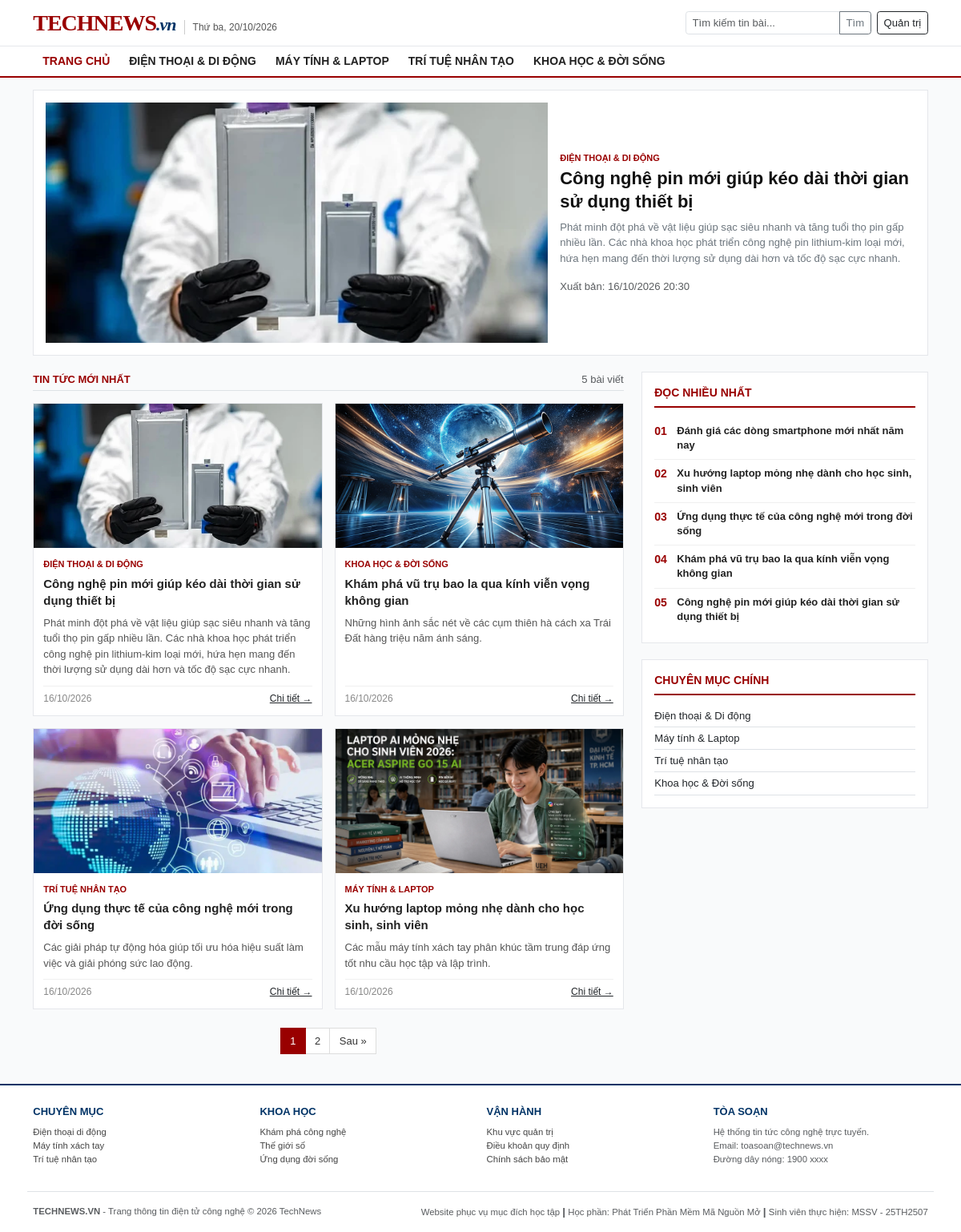
The page / on the database its author committed.
### tables this page shows
CREATE TABLE `categories` (
  `id` int(11) NOT NULL,
  `name` varchar(100) NOT NULL
);

CREATE TABLE `posts` (
  `id` int(11) NOT NULL,
  `category_id` int(11) NOT NULL,
  `title` varchar(255) NOT NULL,
  `summary` text NOT NULL,
  `content` longtext NOT NULL,
  `image` varchar(255) NOT NULL DEFAULT 'default.jpg',
  `created_at` datetime NOT NULL DEFAULT current_timestamp(),
  `views` int(11) NOT NULL DEFAULT 0,
  `status` tinyint(1) NOT NULL DEFAULT 1
);

### index.php (the view, shortened to what this page needs)
<?php
require_once 'db.php';
$weekday_map = ['Chủ nhật', 'Thứ hai', 'Thứ ba', 'Thứ tư', 'Thứ năm', 'Thứ sáu', 'Thứ bảy'];
$today_text = $weekday_map[date('w')] . ', ' . date('d/m/Y');
$search = isset($_GET['search']) ? trim($_GET['search']) : '';
$cat_id = isset($_GET['cat_id']) ? (int)$_GET['cat_id'] : 0;
$where_clause = "";
$limit = 4;
$page = isset($_GET['page']) ? (int)$_GET['page'] : 1;
$sql_count = "SELECT COUNT(*) AS total FROM posts $where_clause";
$res_count = mysqli_query($conn, $sql_count);
$row_count = mysqli_fetch_assoc($res_count);
$total_records = $row_count['total'] ?? 0;
$total_pages = ceil($total_records / $limit);
$offset = ($page - 1) * $limit;
$sql_posts = "SELECT posts.*, categories.name AS cat_name
              FROM posts
              JOIN categories ON posts.category_id = categories.id
              $where_clause
              ORDER BY posts.id DESC
              LIMIT $offset, $limit";
$res_posts = mysqli_query($conn, $sql_posts);
$featured_post = null;
if (empty($search) && $cat_id == 0 && $page == 1) {
    $res_lead = mysqli_query($conn, "SELECT posts.*, categories.name AS cat_name
                                    FROM posts
                                    JOIN categories ON posts.category_id = categories.id
                                    ORDER BY posts.id DESC LIMIT 1");
    $featured_post = mysqli_fetch_assoc($res_lead);
}
$res_cats = mysqli_query($conn, "SELECT * FROM categories ORDER BY id ASC");
$all_cats = [];
if ($res_cats) {
    while ($c = mysqli_fetch_assoc($res_cats)) {
        $all_cats[] = $c;
    }
}
$res_popular = mysqli_query($conn, "SELECT id, title, created_at FROM posts ORDER BY id ASC LIMIT 5");
?>
<!DOCTYPE html>
<html lang="vi">
<head>
    <link href="https://cdn.jsdelivr.net/npm/bootstrap@5.3.0/dist/css/bootstrap.min.css" rel="stylesheet">
    <link href="css/style.css?v=<?= time() ?>" rel="stylesheet">
</head>
<body>
    <div class="main-wrapper">
        <header class="site-header py-2">
            <div class="container d-flex justify-content-between align-items-center">
                <div class="d-flex align-items-baseline">
                    <a href="index.php" class="site-logo">TECHNEWS<span>.vn</span></a>
                    <span class="site-date d-none d-md-inline"><?= $today_text ?></span>
                </div>
                <div class="d-flex align-items-center gap-2">
                    <form action="index.php" method="GET" class="d-flex">
                        <div class="input-group input-group-sm">
                            <input type="text" name="search" class="form-control" placeholder="Tìm kiếm tin bài..." value="<?= htmlspecialchars($search) ?>">
                            <button class="btn btn-outline-secondary" type="submit">Tìm</button>
                        </div>
                    </form>
                    <a href="login.php" class="btn btn-sm btn-outline-dark">Quản trị</a>
                </div>
            </div>
        </header>
        <nav class="category-navbar mb-3">
            <div class="container">
                <ul class="nav">
                    <li class="nav-item">
                        <a class="nav-link <?= ($cat_id == 0) ? 'active' : '' ?>" href="index.php">Trang chủ</a>
                    </li>
                    <?php foreach ($all_cats as $cat): ?>
                        <li class="nav-item">
                            <a class="nav-link <?= ($cat_id == $cat['id']) ? 'active' : '' ?>"
                               href="index.php?cat_id=<?= $cat['id'] ?>"><?= htmlspecialchars($cat['name']) ?></a>
                        </li>
                    <?php endforeach; ?>
                </ul>
            </div>
        </nav>
        <div class="container mb-4">
            <?php if ($featured_post): ?>
                <div class="lead-article">
                    <div class="row g-3">
                        <div class="col-lg-7">
                            <img src="uploads/<?= !empty($featured_post['image']) ? $featured_post['image'] : 'default.jpg' ?>"
                                 class="lead-img" alt="Tiêu điểm" onerror="this.src='uploads/default.jpg'">
                        </div>
                        <div class="col-lg-5 d-flex flex-column justify-content-center">
                            <div class="article-category mb-1"><?= htmlspecialchars($featured_post['cat_name']) ?></div>
                            <h2 class="lead-article-title mb-2">
                                <a href="detail.php?id=<?= $featured_post['id'] ?>">
                                    <?= htmlspecialchars($featured_post['title']) ?>
                                </a>
                            </h2>
                            <p class="text-secondary small mb-3"><?= htmlspecialchars($featured_post['summary']) ?></p>
                            <div class="small text-muted">
                                Xuất bản: <?= date('d/m/Y H:i', strtotime($featured_post['created_at'])) ?>
                            </div>
                        </div>
                    </div>
                </div>
            <?php endif; ?>
            <div class="row g-4">
                <div class="col-lg-8">
                    <div class="d-flex justify-content-between align-items-center border-bottom pb-1 mb-3">
                        <span class="fw-bold text-uppercase" style="color: var(--primary-red); font-size: 13px;">
                            <?= !empty($search) ? 'Kết quả tìm kiếm' : 'Tin tức mới nhất' ?>
                        </span>
                        <span class="text-muted small"><?= $total_records ?> bài viết</span>
                    </div>
                    <div class="row g-3">
                        <?php if ($res_posts && mysqli_num_rows($res_posts) > 0): ?>
                            <?php while ($row = mysqli_fetch_assoc($res_posts)): ?>
                                <div class="col-md-6">
                                    <div class="article-item">
                                        <img src="uploads/<?= !empty($row['image']) ? $row['image'] : 'default.jpg' ?>"
                                             class="article-thumb" alt="Hình ảnh" onerror="this.src='uploads/default.jpg'">
                                        <div class="article-body">
                                            <a href="index.php?cat_id=<?= $row['category_id'] ?>" class="article-category">
                                                <?= htmlspecialchars($row['cat_name']) ?>
                                            </a>
                                            <div class="article-title">
                                                <a href="detail.php?id=<?= $row['id'] ?>">
                                                    <?= htmlspecialchars($row['title']) ?>
                                                </a>
                                            </div>
                                            <div class="article-desc">
                                                <?= htmlspecialchars($row['summary']) ?>
                                            </div>
                                            <div class="article-meta">
                                                <span><?= date('d/m/Y', strtotime($row['created_at'])) ?></span>
                                                <a href="detail.php?id=<?= $row['id'] ?>" class="float-end text-dark">Chi tiết &rarr;</a>
                                            </div>
                                        </div>
                                    </div>
                                </div>
                            <?php endwhile; ?>
                        <?php else: ?>
                            <div class="col-12 text-center py-4 bg-white border">
                                <p class="text-muted m-0">Không có bài viết nào trong mục này.</p>
                            </div>
                        <?php endif; ?>
                    </div>
                    <?php if ($total_pages > 1): ?>
                        <nav class="mt-4">
                            <ul class="pagination justify-content-center">
                                <?php for ($i = 1; $i <= $total_pages; $i++): ?>
                                    <li class="page-item <?= ($i == $page) ? 'active' : '' ?>">
                                        <a class="page-link" href="index.php?page=<?= $i ?>&search=<?= urlencode($search) ?>&cat_id=<?= $cat_id ?>"><?= $i ?></a>
                                    </li>
                                <?php endfor; ?>
                                <?php if ($page < $total_pages): ?>
                                    <li class="page-item">
                                        <a class="page-link" href="index.php?page=<?= $page + 1 ?>&search=<?= urlencode($search) ?>&cat_id=<?= $cat_id ?>">Sau &raquo;</a>
                                    </li>
                                <?php endif; ?>
                            </ul>
                        </nav>
                    <?php endif; ?>
                </div>
                <div class="col-lg-4">
                    <div class="sidebar-panel">
                        <div class="panel-header">Đọc nhiều nhất</div>
                        <?php $rank = 1; ?>
                        <?php while ($pop = mysqli_fetch_assoc($res_popular)): ?>
                            <div class="ranking-item">
                                <div class="ranking-num">0<?= $rank++ ?></div>
                                <div class="ranking-title">
                                    <a href="detail.php?id=<?= $pop['id'] ?>"><?= htmlspecialchars($pop['title']) ?></a>
                                </div>
                            </div>
                        <?php endwhile; ?>
                    </div>
                    <div class="sidebar-panel">
                        <div class="panel-header">Chuyên mục chính</div>
                        <ul class="list-unstyled m-0">
                            <?php foreach ($all_cats as $cat): ?>
                                <li class="py-1 border-bottom d-flex justify-content-between">
                                    <a href="index.php?cat_id=<?= $cat['id'] ?>" class="text-dark small text-decoration-none">
                                        <?= htmlspecialchars($cat['name']) ?>
                                    </a>
                                </li>
                            <?php endforeach; ?>
                        </ul>
                    </div>
                </div>
            </div>
        </div>
    </div>
    <footer class="site-footer pt-4 pb-3">
        <div class="container">
            <div class="row row-cols-2 row-cols-md-4 g-3 pb-3 mb-3 border-bottom">
                <div>
                    <div class="footer-section-title">Chuyên mục</div>
                    <ul class="list-unstyled small">
                        <li><a href="index.php?cat_id=1">Điện thoại di động</a></li>
                        <li><a href="index.php?cat_id=2">Máy tính xách tay</a></li>
                        <li><a href="index.php?cat_id=3">Trí tuệ nhân tạo</a></li>
                    </ul>
                </div>
                <div>
                    <div class="footer-section-title">Khoa học</div>
                    <ul class="list-unstyled small">
                        <li><a href="index.php?cat_id=4">Khám phá công nghệ</a></li>
                        <li><a href="index.php">Thế giới số</a></li>
                        <li><a href="index.php">Ứng dụng đời sống</a></li>
                    </ul>
                </div>
                <div>
                    <div class="footer-section-title">Vận hành</div>
                    <ul class="list-unstyled small">
                        <li><a href="login.php">Khu vực quản trị</a></li>
                        <li><a href="index.php">Điều khoản quy định</a></li>
                        <li><a href="index.php">Chính sách bảo mật</a></li>
                    </ul>
                </div>
                <div>
                    <div class="footer-section-title">Tòa soạn</div>
                    <p class="small text-muted mb-0">
                        Hệ thống tin tức công nghệ trực tuyến.<br>
                        Email: toasoan@technews.vn<br>
                        Đường dây nóng: 1900 xxxx
                    </p>
                </div>
            </div>
            <div class="d-flex flex-wrap justify-content-between align-items-center small text-muted">
                <div>
                    <strong>TECHNEWS.VN</strong> - Trang thông tin điện tử công nghệ  &copy; 2026 TechNews
                </div>
                <div>
                    Website phục vụ mục đích học tập <span style="font-weight: bold; font-size: 1.2em;">|</span> Học phần: Phát Triển Phần Mềm Mã Nguồn Mở <span style="font-weight: bold; font-size: 1.2em;">|</span> Sinh viên thực hiện: MSSV - 25TH2507
                </div>
            </div>
        </div>
    </footer>
</body>
</html>

### rows shown on the page
categories: name "ĐIỆN THOẠI & DI ĐỘNG", name "Điện thoại & Di động"
categories: name "MÁY TÍNH & LAPTOP", name "Máy tính & Laptop"
categories: name "TRÍ TUỆ NHÂN TẠO", name "Trí tuệ nhân tạo"
categories: name "KHOA HỌC & ĐỜI SỐNG", name "Khoa học & Đời sống"
posts: image (picture), category.name "ĐIỆN THOẠI & DI ĐỘNG", title "Công nghệ pin mới giúp kéo dài thời gian sử dụng thiết bị", summary "Phát minh đột phá về vật liệu giúp sạc siêu nhanh và tăng tuổi thọ pin gấp nhiều lần. Các nhà khoa học phát triển công nghệ pin lithium-kim loại mới, hứa hẹn mang đến thời lượng sử dụng dài hơn và tốc độ sạc cực nhanh.", created_at "16/10/2026 20:30", created_at "16/10/2026"
posts: image (picture), category.name "KHOA HỌC & ĐỜI SỐNG", title "Khám phá vũ trụ bao la qua kính viễn vọng không gian", summary "Những hình ảnh sắc nét về các cụm thiên hà cách xa Trái Đất hàng triệu năm ánh sáng.", created_at "16/10/2026"
posts: image (picture), category.name "TRÍ TUỆ NHÂN TẠO", title "Ứng dụng thực tế của công nghệ mới trong đời sống", summary "Các giải pháp tự động hóa giúp tối ưu hóa hiệu suất làm việc và giải phóng sức lao động.", created_at "16/10/2026"
posts: image (picture), category.name "MÁY TÍNH & LAPTOP", title "Xu hướng laptop mỏng nhẹ dành cho học sinh, sinh viên", summary "Các mẫu máy tính xách tay phân khúc tầm trung đáp ứng tốt nhu cầu học tập và lập trình.", created_at "16/10/2026"
posts: title "Đánh giá các dòng smartphone mới nhất năm nay"

### other values the page prints
$total_records "5"
